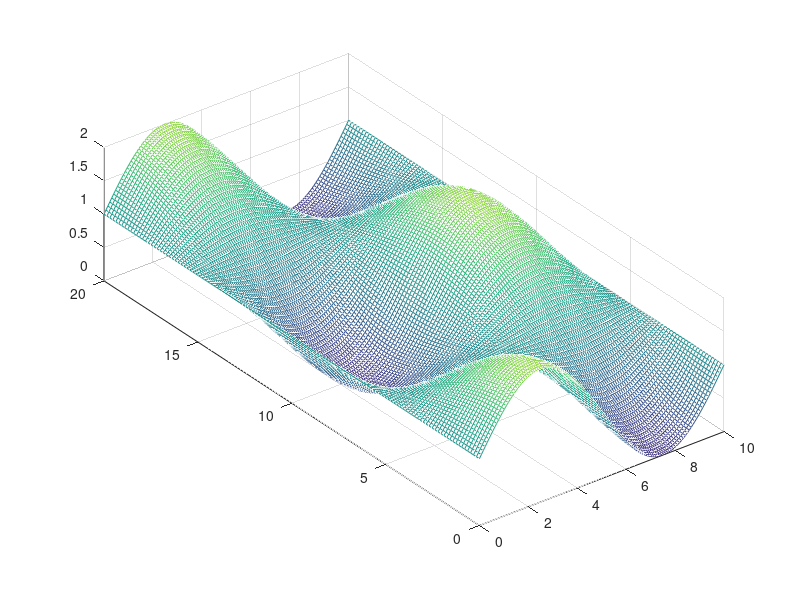

Here is the MATLAB script that generated this plot: (Note: this script raises an error after producing the figure.)
clc
clear
close all

printfigure = 0;

Lx = 10;  
Ly = 20;  
Time = 20;
dx = Lx / 127;
dy = Ly / 127;
dt = 0.1;
x = 0 : dx : Lx;
y = 0 : dy : Ly;
t = 0 : dt : Time;
nx = length(x);
ny = length(y);
nt = length(t);

k = 0.1;  % Waermeleitfaehigkeit in cm^2/s

N = 10;  % Grad
lambda = 0 : pi / Lx : N * pi / Lx;
sigma = 0 : pi / Ly : N * pi / Ly;

f = zeros(nx*ny,nt);  % Temperaturmatrix

f0 = zeros(nx, ny);
for i = 1 : nx
    for j = 1 : ny
        f0(i,j) = sin(x(i) / Lx * 2 * pi) * cos(y(j) / Ly * 2 * pi) + 1;
    end
end

[Y,X] = meshgrid(y,x);
mesh(X,Y,f0);
caxis([-0.5 2.5])
pbaspect([1 Ly/Lx 0.5])
setmesh('Initial Condition','$x$','$y$','$f$','T_2D_inhomo_modal_inital_condition',0)

phi = zeros(N + 1, nx);  % Eigenfunktionen
psi = zeros(N + 1, ny);  % Eigenfunktionen
T = zeros((N + 1)^2, nt);  % Gewichtung

phi(1,:) = sqrt(1 / Lx);
for i = 2 : N + 1
    for n = 1 : nx
        phi(i, n) = sqrt(2 / Lx) * cos(lambda(i) * x(n));
    end
end
psi(1,:) = sqrt(1 / Ly);
for i = 2 : N + 1
    for n = 1 : ny
        psi(i, n) = sqrt(2 / Ly) * cos(sigma(i) * y(n));
    end
end

phi = phi';
psi = psi';

Psi = kron(psi,phi);

figure
for i = 1 : N + 1
    plot(x,phi(:,i))
    hold on
end
txt = ['$G = ',num2str(N),'$'];
TEXT = text(8,0.4,txt,'FontSize',30);
set(TEXT,'Interpreter','latex')
setplt('Eigenfunctions $\varphi$','$x$','$value$','T_2D_inhomo_modal_Eigenfunctions_phi',0)

figure
for i = 1 : N + 1
    plot(y,psi(:,i))
    hold on
end
txt = ['$G = ',num2str(N),'$'];
TEXT = text(16,0.3,txt,'FontSize',30);
set(TEXT,'Interpreter','latex')
setplt('Eigenfunctions $\psi$','$y$','$value$','T_2D_inhomo_modal_Eigenfunctions_psi',0)

u = zeros(nt, nx, ny);  % Anregung
Ua = zeros(N + 1, N + 1, nt);

u(:,round(3/dx+1),round(3/dy+1)) = 1 * sin(t - pi / 4);
u(:,round(5/dx+1),round(10/dy+1)) = -2 * sin(t);
u(:,round(7/dx+1),round(13/dy+1)) = 0.02 * t;
u(:,round(8/dx+1),round(18/dy+1)) = 0.05 * t;

for m = 1 : N + 1
    for n = 1 : N + 1
        for i = 1 : nt
            Ua(m,n,i) = u(i,round(3/dx+1),round(3/dy+1)) * phi(round(3/dx+1),m) * psi(round(3/dy+1),n) +...
                       u(i,round(5/dx+1),round(10/dy+1)) * phi(round(5/dx+1),m) * psi(round(10/dy+1),n) +...
                      u(i,round(7/dx+1),round(13/dy+1)) * phi(round(7/dx+1),m) * psi(round(13/dy+1),n) + ...
                       u(i,round(8/dx+1),round(18/dy+1)) * phi(round(8/dx+1),m) * psi(round(18/dy+1),n);
        end
    end
end

for i = 1 : nt
    U(:,i) = reshape(squeeze(Ua(:,:,i)),(N+1)^2,1);
end

T0 = zeros(N+1,N+1);
for i = 1 : N + 1
    for j = 1 : N + 1
        T0(i, j) = 0;
        for n = 1 : nx
            for m = 1 : ny
                T0(i, j) = T0(i, j) + f0(n,m) * phi(n,i) * psi(m,j) * dx * dy;
            end
        end
    end
end


kappa = zeros(N+1, N+1);
for i = 1 : N+1
    for j = 1 : N+1
        kappa(i,j) = 1 - dt * k * (lambda(i)^2 + sigma(j)^2);
    end
end

A = diag(reshape(kappa,(N+1)^2,1));

w = randn((N+1)^2, nt) * 0.02;
v = randn(nx*ny, nt) * 0.05;
T(:,1) = reshape(T0,(N+1)^2,1);
for t = 2 : nt
    T(:,t) = A * T(:,t-1) + dt * U(:,t);
end

for t = 1 : nt
    f(:,t) = Psi * T(:,t);
    V(t,:,:) = reshape(v(:,t),nx,ny);
    F(t,:,:) = reshape(f(:,t),nx,ny);

end

F_mu = F;

t = 0 : dt : Time;
figure
for n = 1 : 5 : nt
    mesh(X,Y,squeeze(F(n,:,:)))
    zlim([-1 3])
    caxis([-1 3])
    pbaspect([1 Ly/Lx 0.5])
    setmesh('Temperature Distribution','$x$','$y$','$f$','T_2D_inhomo_modal_2',0)
    set(gcf,'outerposition',get(0,'screensize'));
    txt = ['$t = ',num2str(t(n)),'$'];
    TEXT = text(8,0,0.6,txt,'FontSize',30);
    set(TEXT,'Interpreter','latex')
    txt = ['$G = ',num2str(N),'$'];
    TEXT = text(8,0,1.5,txt,'FontSize',30);
    set(TEXT,'Interpreter','latex')
    drawnow
    frame=getframe(gcf);
    imind=frame2im(frame);
    [imind,cm] = rgb2ind(imind,256);
    if printfigure == 1
        if n==1
             imwrite(imind,cm,'T_2D_sr.gif','gif', 'Loopcount',inf,'DelayTime',1e-6);
        else
             imwrite(imind,cm,'T_2D_sr.gif','gif','WriteMode','append','DelayTime',1e-6);
        end
    end
end


figure
for n = 1 : 5 : nt
    mesh(X,Y,squeeze(F_mu(n,:,:)))
    zlim([-1 3])
    caxis([-1 3])
    pbaspect([1 Ly/Lx 0.5])
    setmesh('Temperature Distribution','$x$','$y$','$f$','T_2D_inhomo_modal_2',0)
    set(gcf,'outerposition',get(0,'screensize'));
    txt = ['$t = ',num2str(t(n)),'$'];
    TEXT = text(8,0,0.6,txt,'FontSize',30);
    set(TEXT,'Interpreter','latex')
    txt = ['$G = ',num2str(N),'$'];
    TEXT = text(8,0,1.5,txt,'FontSize',30);
    set(TEXT,'Interpreter','latex')
    drawnow
    frame=getframe(gcf);
    imind=frame2im(frame);
    [imind,cm] = rgb2ind(imind,256);
    if printfigure == 1
        if n==1
             imwrite(imind,cm,'T_2D_mu.gif','gif', 'Loopcount',inf,'DelayTime',1e-6);
        else
             imwrite(imind,cm,'T_2D_mu.gif','gif','WriteMode','append','DelayTime',1e-6);
        end
    end
end



figure
for n = 1 : 6
    a = round((nt - 1) / 5 * (n - 1)) + 1;
    mesh(X,Y,squeeze(F(a,:,:)))
    zlim([-1 3])
    caxis([-1 3])
    pbaspect([1 Ly/Lx 0.5])
    set(gcf,'outerposition',get(0,'screensize'));
    txt = ['$t = ',num2str(t(a)),'$'];
    TEXT = text(8,0,0.6,txt,'FontSize',30);
    set(TEXT,'Interpreter','latex')
    txt = ['$G = ',num2str(N),'$'];
    TEXT = text(8,0,1.5,txt,'FontSize',30);
    set(TEXT,'Interpreter','latex')
    drawnow
    name = ['T_2D_sr_shot_',num2str(n)];
    setmesh('Temperature Distribution','$x$','$y$','$f$',name,printfigure)
end

figure
for n = 1 : 6
    a = round((nt - 1) / 5 * (n - 1)) + 1;
    mesh(X,Y,squeeze(F_mu(a,:,:)))
    zlim([-1 3])
    caxis([-1 3])
    pbaspect([1 Ly/Lx 0.5])
    set(gcf,'outerposition',get(0,'screensize'));
    txt = ['$t = ',num2str(t(a)),'$'];
    TEXT = text(8,0,0.6,txt,'FontSize',30);
    set(TEXT,'Interpreter','latex')
    txt = ['$G = ',num2str(N),'$'];
    TEXT = text(8,0,1.5,txt,'FontSize',30);
    set(TEXT,'Interpreter','latex')
    drawnow
    name = ['T_2D_mu_shot_',num2str(n)];
    setmesh('Temperature Distribution','$x$','$y$','$f$',name,printfigure)
end

% Measurement
% positions
px_index = round(linspace(1,nx,8)); 
py_index = round(linspace(1,ny,8));

px = x(px_index);
py = y(py_index);


m_rh = F_mu(:,px_index,py_index);   
F_sr = F;
save('Messwerte_rh_2D.mat','F_sr','F_mu','k','Lx','Ly','dt','dx','dy','px','py','m_rh','px_index','py_index')

